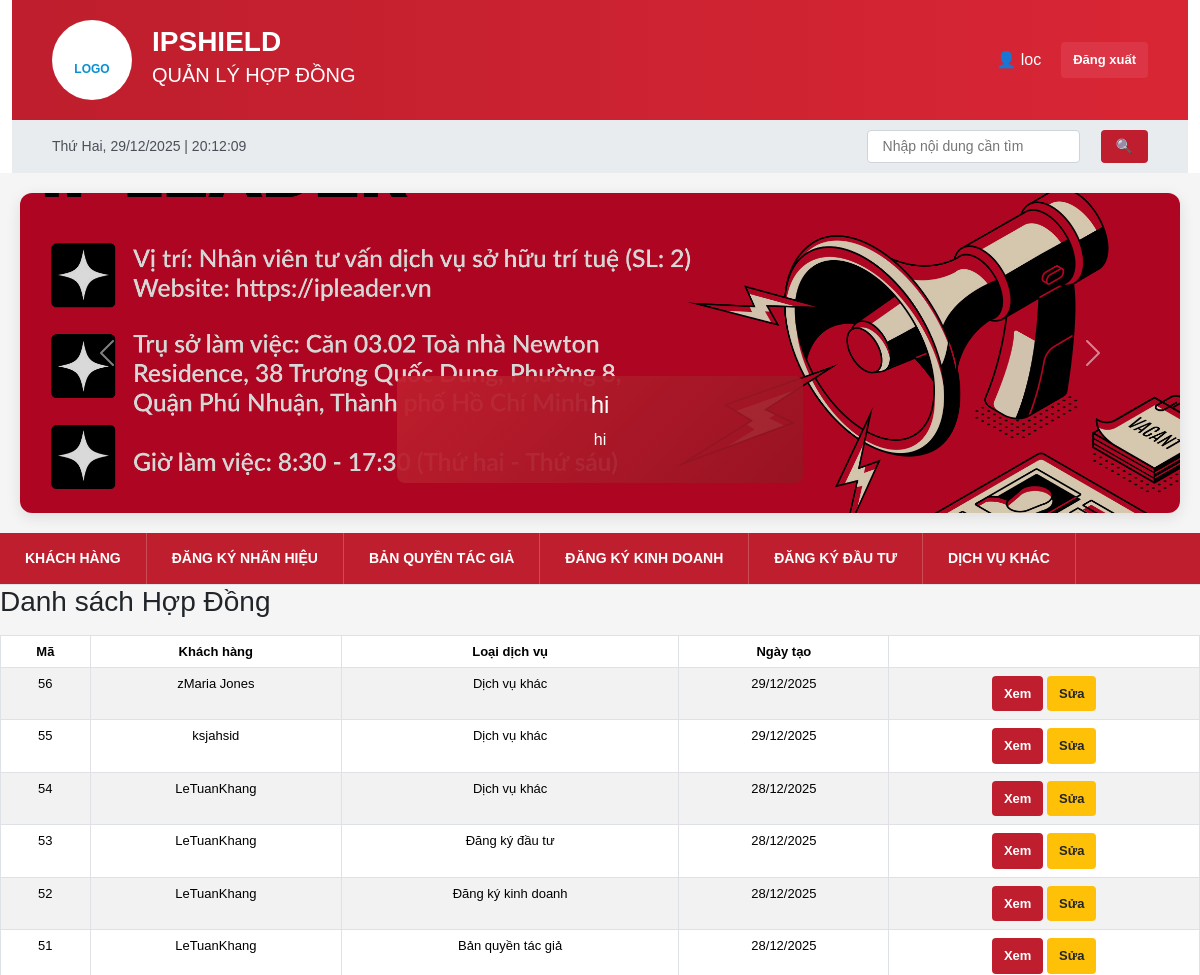
The page /contracts/ (signed in, upper part) on the database as committed earlier.
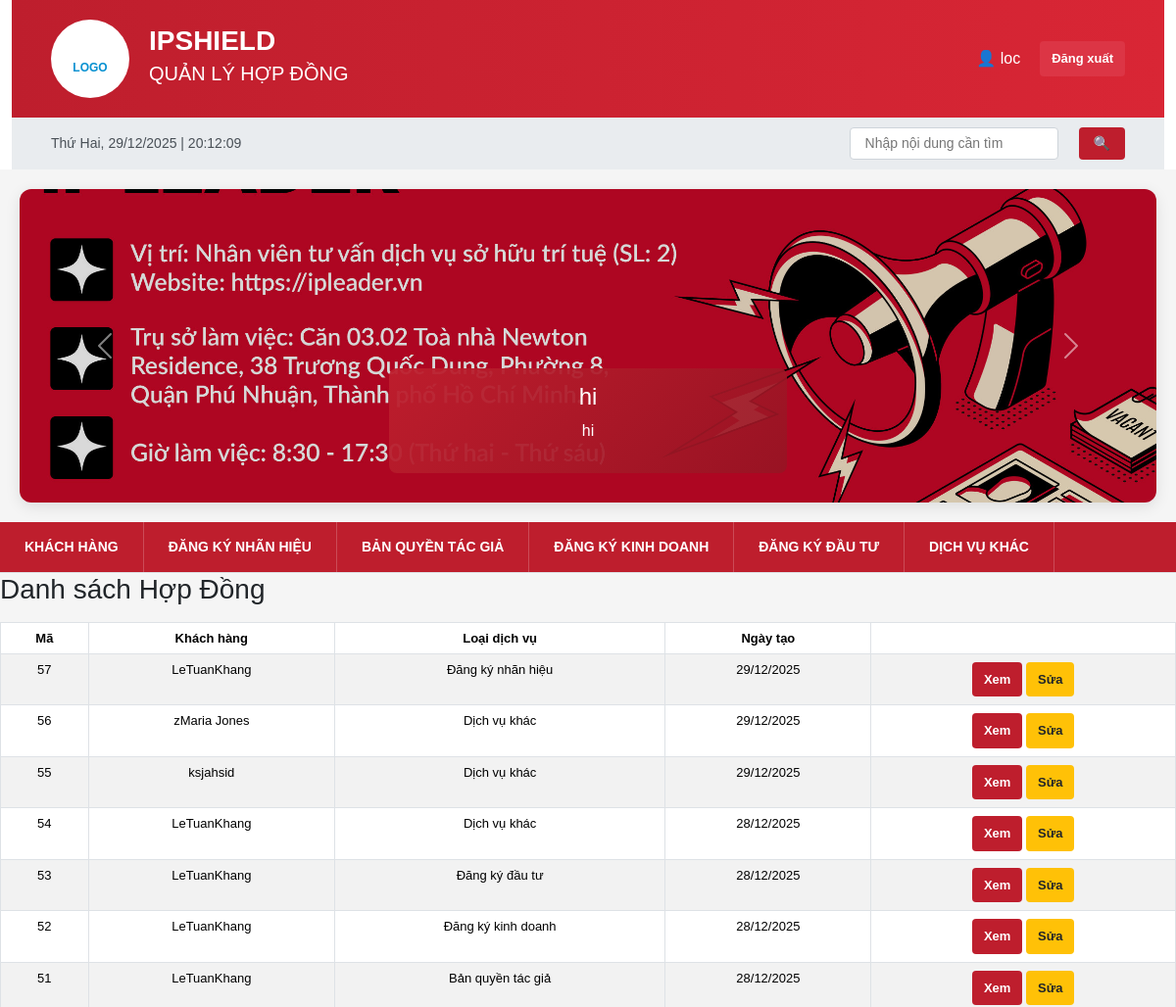
The same page on the database as committed later.
### ipshieldapp/models.py (models this page shows, shortened)
class Slider(models.Model):
    title = models.CharField(max_length=255)
    description = models.CharField(max_length=255, blank=True)
    image = models.ImageField(upload_to='sliders/')
    is_active = models.BooleanField(default=True)

class Contract(models.Model):
    SERVICE_TYPE_CHOICES = (
        ('nhanhieu', 'Đăng ký nhãn hiệu'),
        ('banquyen', 'Bản quyền tác giả'),
        ('dkkd', 'Đăng ký kinh doanh'),
        ('dautu', 'Đăng ký đầu tư'),
        ('khac', 'Dịch vụ khác'),
    )
    CONTRACT_STATUS_CHOICES = (
        ('pending', 'Đang chờ xử lý'),
        ('processing', 'Đang xử lý'),
        ('completed', 'Hoàn thành'),
        ('paused', 'Ngưng'),
    )
    PAYMENT_TYPE_CHOICES = (
        ('full', 'Trả dứt điểm'),
        ('installment', 'Trả nhiều đợt'),
    )
    customer = models.ForeignKey(
        Customer,
        on_delete=models.CASCADE,
        related_name='contracts'
    )
    service_type = models.CharField(
        max_length=50,
        choices=SERVICE_TYPE_CHOICES
    )
    contract_no = models.CharField(max_length=50, unique=True)
    contract_value = models.DecimalField(
        max_digits=15,
        decimal_places=0,
        verbose_name='Giá trị hợp đồng'
    )
    payment_type = models.CharField(
        max_length=20,
        choices=PAYMENT_TYPE_CHOICES,
        verbose_name='Hình thức thanh toán'
    )
    prepaid_amount = models.DecimalField(
        max_digits=15,
        decimal_places=0,
        default=0,
        verbose_name='Số tiền trả trước'
    )
    status = models.CharField(
        max_length=20,
        choices=CONTRACT_STATUS_CHOICES,
        default='pending'
    )
    created_at = models.DateTimeField(auto_now_add=True)
    updated_at = models.DateTimeField(default=timezone.now)
    class Meta:
        verbose_name = 'Hợp đồng'
        verbose_name_plural = 'Hợp đồng'
        indexes = [
            models.Index(fields=['contract_no']),
            models.Index(fields=['customer', 'status']),
            models.Index(fields=['created_at']),
        ]

class Customer(models.Model):
    CUSTOMER_TYPE_CHOICES = (
        ('personal', 'Cá nhân'),
        ('company', 'Doanh nghiệp'),
    )
    CUSTOMER_STATUS_CHOICES = (
        ('approved', 'Chờ duyệt'),
        ('pending', 'Đang xử lý'),
        ('completed', 'Hoàn tất'),
    )
    customer_type = models.CharField(
        max_length=20,
        choices=CUSTOMER_TYPE_CHOICES,
        default='personal',
        verbose_name='Loại khách hàng'
    )
    status = models.CharField(
        max_length=20,
        choices=CUSTOMER_STATUS_CHOICES,
        default='approved',
        verbose_name='Trạng thái'
    )
    customer_code = models.CharField(
        max_length=50,
        unique=True,
        verbose_name='Mã khách hàng'
    )
    name = models.CharField(
        max_length=255,
        verbose_name='Tên khách hàng'
    )
    address = models.CharField(
        max_length=255,
        verbose_name='Địa chỉ'
    )
    phone = models.CharField(
        max_length=20,
        validators=[phone_validator],
        verbose_name='Số điện thoại'
    )
    email = models.EmailField(
        verbose_name='Email'
    )
    cccd = models.CharField(
        max_length=20,
        validators=[number_validator],
        blank=True,
        null=True,
        verbose_name='Số CCCD'
    )
    tax_code = models.CharField(
        max_length=20,
        validators=[number_validator],
        blank=True,
        null=True,
        verbose_name='Mã số thuế'
    )
    manager = models.CharField(
        max_length=255,
        verbose_name='Người phụ trách'
    )
    position = models.CharField(
        max_length=100,
        verbose_name='Chức danh'
    )
    note = models.TextField(
        blank=True,
        null=True,
        verbose_name='Ghi chú'
    )
    created_at = models.DateTimeField(
        auto_now_add=True,
        verbose_name='Ngày tạo'
    )
    class Meta:
        verbose_name = 'Khách hàng'
        verbose_name_plural = 'Khách hàng'

### ipshieldapp/views.py (the view)
# urls.py: path("contracts/", views.contract_list, name="contract_list"),
def contract_list(request):
    contracts = Contract.objects.select_related("customer").order_by("-created_at")
    return render(request, "contract_list.html", {"contracts": contracts})

### ipshieldapp/context_processors.py (called while the page is built)
def global_sliders(request):
    return {
        'sliders': Slider.objects.filter(is_active=True)
    }

### templates/contract_list.html
{% extends "base.html" %}
{% block body_block %}
<h3 class="mb-3">Danh sách Hợp Đồng</h3>
<table class="table table-bordered table-striped">
    <thead>
        <tr>
            <th>Mã</th>
            <th>Khách hàng</th>
            <th>Loại dịch vụ</th>
            <th>Ngày tạo</th>
            <th></th>
        </tr>
    </thead>
    <tbody>
        {% for c in contracts %}
        <tr>
            <td>{{ c.id }}</td>
            <td>{{ c.customer.name }}</td>
            <td>{{ c.get_service_type_display }}</td>
            <td>{{ c.created_at|date:"d/m/Y" }}</td>
            <td>
                <a href="{% url 'contract_detail' c.id %}" class="btn btn-sm btn-info">Xem</a>
                <a href="{% url 'contract_edit' c.id %}" class="btn btn-sm btn-warning">Sửa</a>
            </td>
        </tr>
        {% empty %}
        <tr>
            <td colspan="5" class="text-center">Chưa có hợp đồng nào</td>
        </tr>
        {% endfor %}
    </tbody>
</table>
{% endblock %}

### templates/base.html (shortened to what this page needs)
{% load static %}
<head>
    <link href="https://cdn.jsdelivr.net/npm/bootstrap@5.3.8/dist/css/bootstrap.min.css" rel="stylesheet">
    <link href="{% static 'css/base.css' %}" rel="stylesheet">
</head>
    <div class="container">
        <div class="header">
            <div class="header-logo">
                <br>LOGO
            </div>
            <div class="header-title">
                <h1>IPSHIELD</h1>
                <h2>QUẢN LÝ HỢP ĐỒNG</h2>
            </div>
{% if user.is_authenticated %}
                    <span>
                        👤 {{ user.username }}
                    </span>
                    <a href="{% url 'logout' %}"
                       class="btn btn-sm btn-danger">
                        Đăng xuất
                    </a>
                {% endif %}
        </div>
                <div class="top-bar">
           <div id="realtime-clock"></div>
            <div class="language-selector d-flex align-items-center gap-3">
                 <input type="text" placeholder="Nhập nội dung cần tìm"
                    style="margin-left: 20px; padding: 5px 15px; border: 1px solid #ced4da; border-radius: 4px;">
                <button class="btn btn-primary" style="padding: 6px 15px; margin-left: 5px;">🔍</button>
            </div>
            </div>
        </div>
<div class="carousel-section" style="margin:20px; box-shadow:0 4px 15px rgba(0,0,0,0.1); border-radius:12px; overflow:hidden;">
    <div id="mainCarousel" class="carousel slide" data-bs-ride="carousel" data-bs-interval="3500">
        <div class="carousel-inner">
            {% for slider in sliders %}
            <div class="carousel-item {% if forloop.first %}active{% endif %}">
                <img src="{{ slider.image.url }}"
                     class="d-block w-100"
                     alt="{{ slider.title }}"
                     style="height:320px; object-fit:cover; filter:brightness(0.85);">
                <div class="carousel-caption d-none d-md-block"
                     style="background:linear-gradient(135deg, rgba(190,30,45,.95), rgba(150,20,35,.9));
                            padding:15px 30px;
                            border-radius:8px;
                            bottom:30px;
                            left:50%;
                            transform:translateX(-50%);
                            max-width:80%;">
                    <h4>{{ slider.title }}</h4>
                    <p>{{ slider.description }}</p>
                </div>
            </div>
            {% endfor %}
        </div>
        <button class="carousel-control-prev" type="button" data-bs-target="#mainCarousel" data-bs-slide="prev">
            <span class="carousel-control-prev-icon"></span>
        </button>
        <button class="carousel-control-next" type="button" data-bs-target="#mainCarousel" data-bs-slide="next">
            <span class="carousel-control-next-icon"></span>
        </button>
    </div>
</div>
{% if user.is_authenticated %}
<div class="nav-tabs">
    <a href="{% url 'home' %}" class="nav-tab">Khách hàng</a>
    <a href="{% url 'contract_search' %}" class="nav-tab">Đăng ký nhãn hiệu</a>
    <a href="{% url 'contract_copyright_search' %}" class="nav-tab">Bản quyền tác giả</a>
    <a href="{% url 'contract_business_search' %}" class="nav-tab">Ðăng ký kinh doanh</a>
    <a href="{% url 'contract_investment_search' %}" class="nav-tab">Ðăng ký đầu tư</a>
    <a href="{% url 'contract_other_service_search' %}" class="nav-tab">Dịch vụ khác</a>
</div>
{% endif %}
 {% block body_block %}
              {% endblock %}

Rows that differ between the two databases and show on the page:
added Contract: id "57", customer.name "LeTuanKhang", service_type "Đăng ký nhãn hiệu", created_at "29/12/2025"
